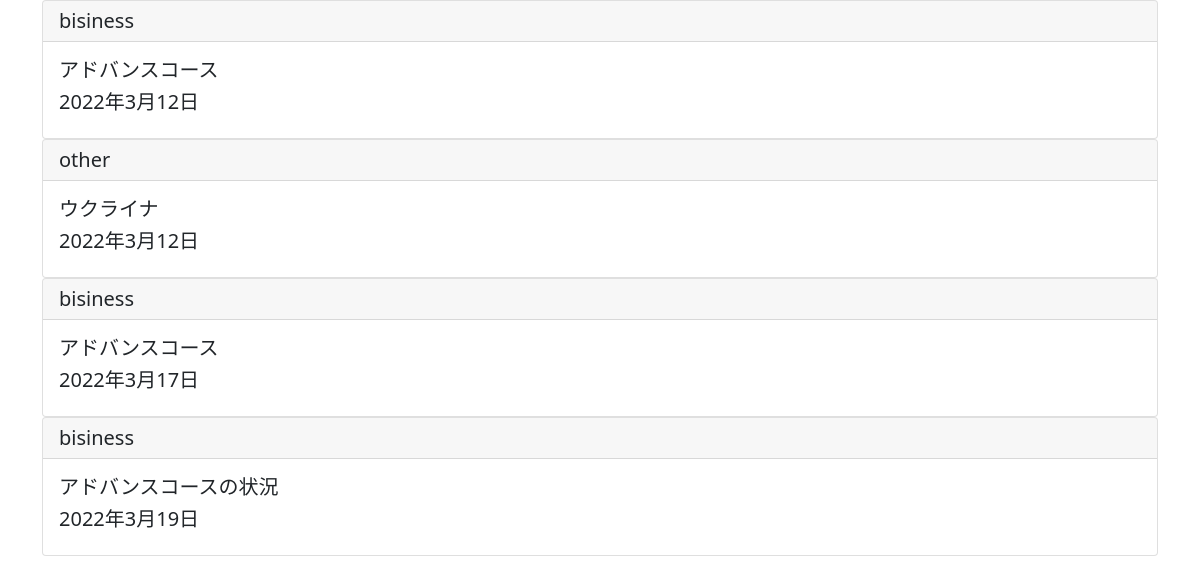
Page /list/ on the committed database.
### blogpost/models.py (models this page shows)
class BlogModel(models.Model):
    title = models.CharField(max_length=100)
    content = models.TextField()
    postdate = models.DateField(auto_now_add=True)
    category = models.CharField(max_length=50, choices=CATEGORY)

### blogpost/views.py (the view)
# urls.py: path('list/', BlogList.as_view(), name='list'),
class BlogList(ListView):
    template_name ='list.html'
    model = BlogModel

### templates/list.html (shortened to what this page needs)
{% extends 'base.html' %}
{% block content %}
<div class="container">
    {% for item in object_list %}
    <div class="card">
        <h5 class="card-header">{{ item.category }}</h5>
        <div class="card-body">
          <h5 class="card-title">{{ item.title }}</h5>
          <h5 class="card-title">{{ item.postdate }}</h5>
        </div>
      </div>
    {% endfor %}
</div>
{% endblock content %}

### templates/base.html (shortened to what this page needs)
<!doctype html>
<html lang="en">
  <head>
    <link href="https://cdn.jsdelivr.net/npm/bootstrap@5.1.3/dist/css/bootstrap.min.css" rel="stylesheet">
  </head>
  <body>
    {% block content %}
    {% endblock content %}
  </body>
</html>

### rows in the picture
BlogModel: category "bisiness", title "アドバンスコース", postdate "2022年3月12日"
BlogModel: category "other", title "ウクライナ", postdate "2022年3月12日"
BlogModel: category "bisiness", title "アドバンスコース", postdate "2022年3月17日"
BlogModel: category "bisiness", title "アドバンスコースの状況", postdate "2022年3月19日"
